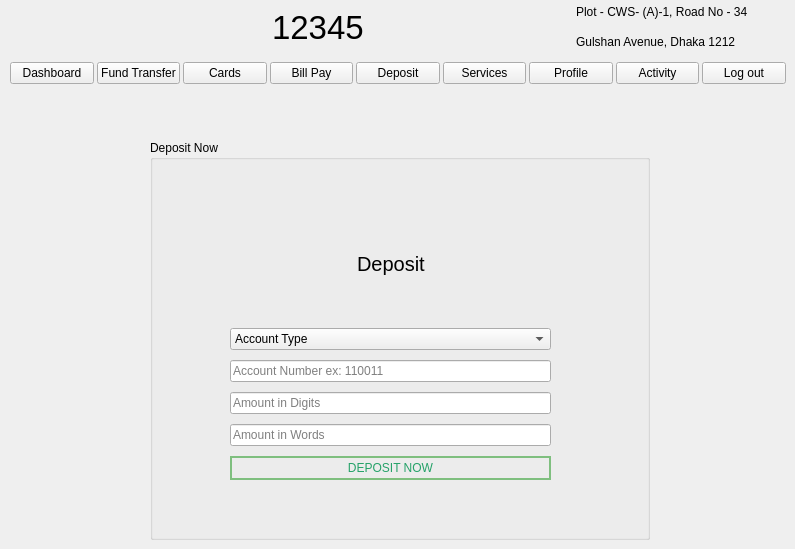
    <widget class="QWidget" name="deposit_page">
     <widget class="QGroupBox" name="groupBox_6">
      <property name="geometry">
       <rect>
        <x>150</x>
        <y>140</y>
        <width>500</width>
        <height>400</height>
       </rect>
      </property>
      <property name="title">
       <string>Deposit Now</string>
      </property>
      <widget class="QWidget" name="layoutWidget">
       <property name="geometry">
        <rect>
         <x>80</x>
         <y>70</y>
         <width>321</width>
         <height>270</height>
        </rect>
       </property>
       <layout class="QGridLayout" name="gridLayout_11">
        <property name="topMargin">
         <number>0</number>
        </property>
        <property name="verticalSpacing">
         <number>10</number>
        </property>
        <item row="4" column="0" colspan="3">
         <widget class="QLineEdit" name="deposit_amount">
          <property name="placeholderText">
           <string>Amount in Digits</string>
          </property>
         </widget>
        </item>
        <item row="0" column="1">
         <widget class="QLabel" name="label_19">
          <property name="font">
           <font>
            <pointsize>15</pointsize>
           </font>
          </property>
          <property name="text">
           <string>Deposit</string>
          </property>
         </widget>
        </item>
        <item row="3" column="0" colspan="3">
         <widget class="QLineEdit" name="deposit_account">
          <property name="placeholderText">
           <string>Account Number ex: 110011</string>
          </property>
         </widget>
        </item>
        <item row="5" column="0" colspan="3">
         <widget class="QLineEdit" name="lineEdit_17">
          <property name="placeholderText">
           <string>Amount in Words</string>
          </property>
         </widget>
        </item>
        <item row="0" column="0">
         <spacer name="horizontalSpacer">
          <property name="orientation">
           <enum>Qt::Horizontal</enum>
          </property>
          <property name="sizeHint" stdset="0">
           <size>
            <width>40</width>
            <height>20</height>
           </size>
          </property>
         </spacer>
        </item>
        <item row="6" column="0" colspan="3">
         <widget class="QPushButton" name="pushButton_4">
          <property name="styleSheet">
           <string notr="true">color: rgb(38, 162, 105);
border: 2px solid rgb(127, 191, 127);
height:20px;</string>
          </property>
          <property name="text">
           <string>DEPOSIT NOW</string>
          </property>
         </widget>
        </item>
        <item row="0" column="2">
         <spacer name="horizontalSpacer_2">
          <property name="orientation">
           <enum>Qt::Horizontal</enum>
          </property>
          <property name="sizeHint" stdset="0">
           <size>
            <width>40</width>
            <height>20</height>
           </size>
          </property>
         </spacer>
        </item>
        <item row="2" column="0" colspan="3">
         <widget class="QComboBox" name="comboBox_11">
          <item>
           <property name="text">
            <string>Account Type</string>
           </property>
          </item>
          <item>
           <property name="text">
            <string>Current</string>
           </property>
          </item>
          <item>
           <property name="text">
            <string>Savings</string>
           </property>
          </item>
         </widget>
        </item>
       </layout>
      </widget>
     </widget>
     <widget class="QWidget" name="layoutWidget_10">
      <property name="geometry">
       <rect>
        <x>40</x>
        <y>0</y>
        <width>711</width>
        <height>54</height>
       </rect>
      </property>
      <layout class="QGridLayout" name="gridLayout_20">
       <item row="1" column="0">
        <widget class="QLabel" name="login_bank_logo_8">
         <property name="text">
          <string/>
         </property>
         <property name="pixmap">
          <pixmap resource="resources.qrc">:/image/images/logo.jpeg</pixmap>
         </property>
        </widget>
       </item>
       <item row="1" column="4">
        <layout class="QVBoxLayout" name="verticalLayout_5">
         <item>
          <widget class="QLabel" name="login_address_label1_8">
           <property name="text">
            <string>Plot - CWS- (A)-1, Road No - 34 </string>
           </property>
          </widget>
         </item>
         <item>
          <widget class="QLabel" name="login_address_label2_8">
           <property name="text">
            <string>Gulshan Avenue, Dhaka 1212</string>
           </property>
          </widget>
         </item>
        </layout>
       </item>
       <item row="1" column="2">
        <layout class="QHBoxLayout" name="horizontalLayout_20">
         <item>
          <widget class="QLabel" name="login_support_logo_8">
           <property name="text">
            <string/>
           </property>
           <property name="pixmap">
            <pixmap resource="resources.qrc">:/image/images/support_icon.jpeg</pixmap>
           </property>
           <property name="scaledContents">
            <bool>true</bool>
           </property>
          </widget>
         </item>
         <item>
          <widget class="QLabel" name="label_31">
           <property name="font">
            <font>
             <pointsize>25</pointsize>
            </font>
           </property>
           <property name="text">
            <string>12345</string>
           </property>
          </widget>
         </item>
        </layout>
       </item>
       <item row="1" column="1">
        <spacer name="horizontalSpacer_12">
         <property name="orientation">
          <enum>Qt::Horizontal</enum>
         </property>
         <property name="sizeHint" stdset="0">
          <size>
           <width>40</width>
           <height>20</height>
          </size>
         </property>
        </spacer>
       </item>
       <item row="1" column="3">
        <spacer name="horizontalSpacer_13">
         <property name="orientation">
          <enum>Qt::Horizontal</enum>
         </property>
         <property name="sizeHint" stdset="0">
          <size>
           <width>40</width>
           <height>20</height>
          </size>
         </property>
        </spacer>
       </item>
      </layout>
     </widget>
     <widget class="QWidget" name="layoutWidget_18">
      <property name="geometry">
       <rect>
        <x>10</x>
        <y>60</y>
        <width>776</width>
        <height>27</height>
       </rect>
      </property>
      <layout class="QHBoxLayout" name="horizontalLayout_29">
       <property name="spacing">
        <number>3</number>
       </property>
       <property name="sizeConstraint">
        <enum>QLayout::SetMinimumSize</enum>
       </property>
       <item>
        <widget class="QPushButton" name="dashboard_button_5">
         <property name="sizePolicy">
          <sizepolicy hsizetype="Minimum" vsizetype="Fixed">
           <horstretch>0</horstretch>
           <verstretch>0</verstretch>
          </sizepolicy>
         </property>
         <property name="text">
          <string>Dashboard</string>
         </property>
        </widget>
       </item>
       <item>
        <widget class="QPushButton" name="fund_tranfer_button_5">
         <property name="sizePolicy">
          <sizepolicy hsizetype="Minimum" vsizetype="Fixed">
           <horstretch>0</horstretch>
           <verstretch>0</verstretch>
          </sizepolicy>
         </property>
         <property name="text">
          <string>Fund Transfer</string>
         </property>
        </widget>
       </item>
       <item>
        <widget class="QPushButton" name="cards_button_5">
         <property name="sizePolicy">
          <sizepolicy hsizetype="Minimum" vsizetype="Fixed">
           <horstretch>0</horstretch>
           <verstretch>0</verstretch>
          </sizepolicy>
         </property>
         <property name="text">
          <string>Cards</string>
         </property>
        </widget>
       </item>
       <item>
        <widget class="QPushButton" name="bill_pay_button_5">
         <property name="sizePolicy">
          <sizepolicy hsizetype="Minimum" vsizetype="Fixed">
           <horstretch>0</horstretch>
           <verstretch>0</verstretch>
          </sizepolicy>
         </property>
         <property name="text">
          <string>Bill Pay</string>
         </property>
        </widget>
       </item>
       <item>
        <widget class="QPushButton" name="beneficiary_button_5">
         <property name="sizePolicy">
          <sizepolicy hsizetype="Minimum" vsizetype="Fixed">
           <horstretch>0</horstretch>
           <verstretch>0</verstretch>
          </sizepolicy>
         </property>
         <property name="text">
          <string>Deposit</string>
         </property>
        </widget>
       </item>
       <item>
        <widget class="QPushButton" name="services_button_5">
         <property name="sizePolicy">
          <sizepolicy hsizetype="Minimum" vsizetype="Fixed">
           <horstretch>0</horstretch>
           <verstretch>0</verstretch>
          </sizepolicy>
         </property>
         <property name="text">
          <string>Services</string>
         </property>
        </widget>
       </item>
       <item>
        <widget class="QPushButton" name="profile_button_5">
         <property name="sizePolicy">
          <sizepolicy hsizetype="Minimum" vsizetype="Fixed">
           <horstretch>0</horstretch>
           <verstretch>0</verstretch>
          </sizepolicy>
         </property>
         <property name="text">
          <string>Profile</string>
         </property>
        </widget>
       </item>
       <item>
        <widget class="QPushButton" name="activity_button_5">
         <property name="sizePolicy">
          <sizepolicy hsizetype="Minimum" vsizetype="Fixed">
           <horstretch>0</horstretch>
           <verstretch>0</verstretch>
          </sizepolicy>
         </property>
         <property name="text">
          <string>Activity</string>
         </property>
        </widget>
       </item>
       <item>
        <widget class="QPushButton" name="home_schedular_button_5">
         <property name="sizePolicy">
          <sizepolicy hsizetype="Minimum" vsizetype="Fixed">
           <horstretch>0</horstretch>
           <verstretch>0</verstretch>
          </sizepolicy>
         </property>
         <property name="text">
          <string>Log out</string>
         </property>
        </widget>
       </item>
      </layout>
     </widget>
    </widget>
